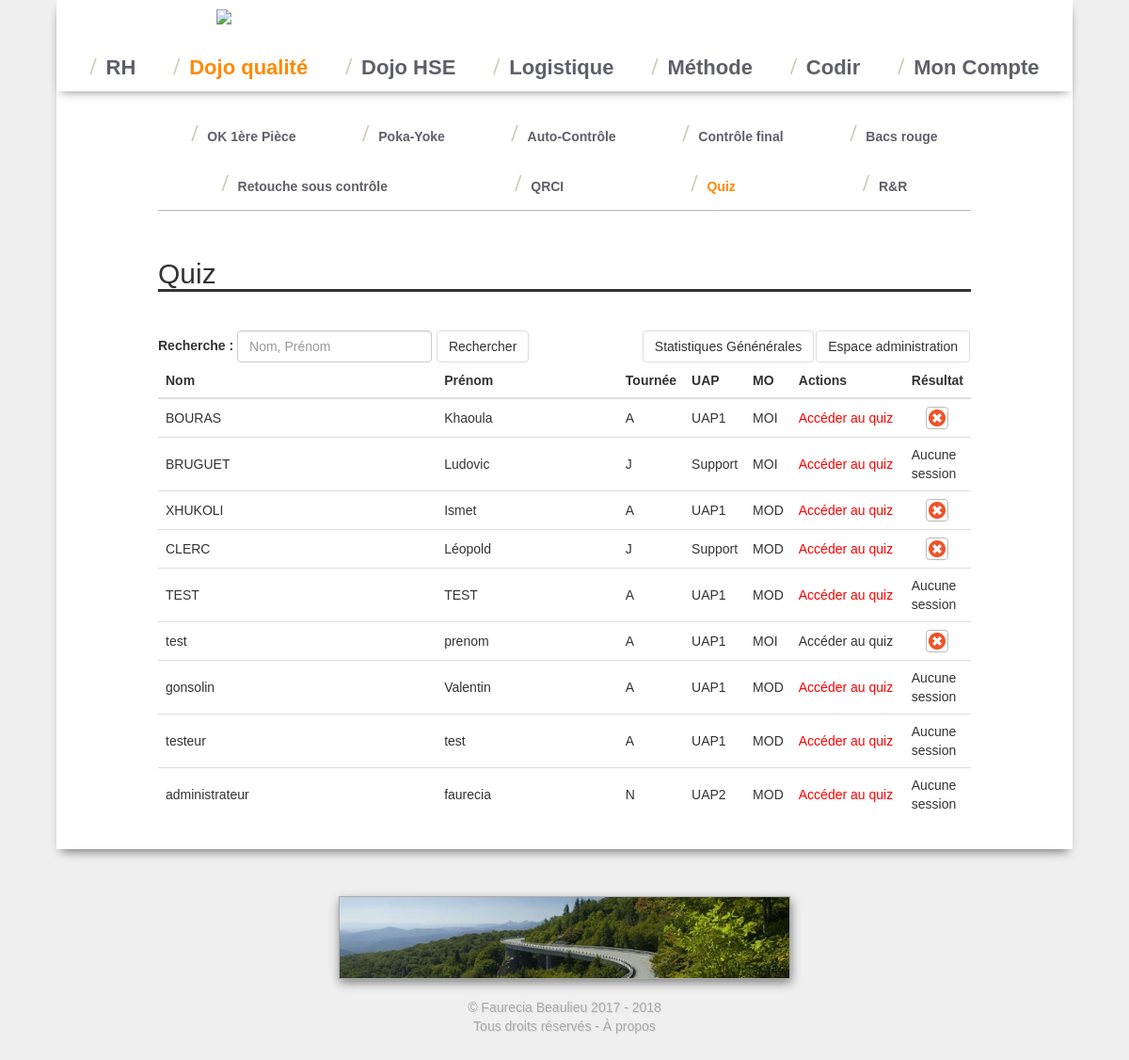
Page /dojo_qualite/quiz/index.php (signed in) on the committed database.
### tables this page shows
CREATE TABLE `profil` (
  `id` int(11) NOT NULL,
  `nom` varchar(255) NOT NULL,
  `prenom` varchar(255) NOT NULL,
  `uap` varchar(255) NOT NULL,
  `mo` varchar(255) NOT NULL,
  `tournee` varchar(255) NOT NULL,
  `supprime` tinyint(4) NOT NULL DEFAULT '0',
  `password` varchar(140) NOT NULL,
  `identifiant` varchar(140) NOT NULL,
  `admin` tinyint(1) NOT NULL DEFAULT '0',
  `qualite` tinyint(1) NOT NULL DEFAULT '0',
  `hse` tinyint(1) NOT NULL DEFAULT '0',
  `rr` tinyint(1) NOT NULL DEFAULT '0',
  `kamishibai` tinyint(1) NOT NULL DEFAULT '0',
  `logistique` tinyint(1) NOT NULL DEFAULT '0',
  `idees` tinyint(1) NOT NULL DEFAULT '0',
  `launchboard` tinyint(1) NOT NULL DEFAULT '0'
);

### dojo_qualite/quiz/index.php (the view, shortened to what this page needs)
<?php
include_once "../needed.php";
$recherche = "";
if(empty($_SESSION['login']))
{ ?>
  <h2>Quiz</h2>
  <h4>Vous devez être connecté pour accéder à cette partie.</h4>
  <a href="/moncompte/identification.php?redirection=dojo_qualite/quiz"><button class="btn btn-default">Se connecter</button></a>
  <a href="<?php echo $url; ?>" class="btn btn-default">Accueil</a>
<?php
}
else
{
?>
<h2>Quiz</h2>
<?php if($_SESSION['qualite']){ ?>
<form class="form-inline">
  <div class="form-group">
    <label for="recherche">Recherche :</label>
    <input type="text" class="form-control" name = "recherche" id="recherche" placeholder="Nom, Prénom" value="<?php echo $recherche;?>">
  </div>
  <button type="submit" class="btn btn-default">Rechercher</button>
  <a href="ajout.php" class="btn btn-default pull-right">Espace administration</a>
  <a href="statistiques.php" class="btn btn-default pull-right">Statistiques Génénérales</a>
</form>
<?php } ?>
<table class="table">
<thead class="thead">
<tr>
    <th>Nom</th>
    <th>Prénom</th>
    <th style="width: 70px;">Tournée</th>
    <th style="width: 30px;">UAP</th>
    <th style="width: 30px;">MO</th>
    <th style="width: 120px;">Actions</th>
    <th style="width: 70px;">Résultat</th>
</tr>
</thead>
<tbody>
<?php
if($_SESSION['qualite']){
  $Query = $bdd->prepare('SELECT * FROM profil LEFT JOIN
    (SELECT id as id_session, valide, personne, type FROM
      (SELECT MAX(fin) as last_fin FROM qualite_quiz_session WHERE fin IS NOT NULL GROUP BY personne ) as t_fin
      LEFT JOIN qualite_quiz_session ON qualite_quiz_session.fin = t_fin.last_fin) as result
      ON result.personne = profil.id
      WHERE (nom LIKE ? or prenom LIKE ?) and supprime = 0');
      $Query->execute(array('%'.$recherche.'%', '%'.$recherche.'%'));
}
while ($Data = $Query->fetch()) {
    ?>
    <tr>
        <td> <?php echo $Data['nom']; ?> </td>
        <td><?php echo $Data['prenom']; ?></td>
        <td><?php echo $Data['tournee']; ?></td>
        <td><?php echo $Data['uap']; ?></td>
        <td><?php echo $Data['mo']; ?></td>
        <?php if($Data['id'] == $_SESSION['id']){ ?>
        <td class="clickable" title="Cliquez pour accéder au quiz" onclick="window.location='explication.php?id=<?php echo $Data['id']; ?>'">Accéder au quiz</td>
      <?php }else{ ?>
          <td class="clickable" style="color:red;">Accéder au quiz</td>
        <?php }
        if($Data['id_session'] != NULL){
        if (($Data["mo"] == 'MOD' and $Data['type'] == 0 )or
            ($Data["mo"] != 'MOD' and $Data['type'] == 1 )){
            if ($Data['valide'] > 0){
                ?>
                <td class="clickable"><a href="resultats.php?id=<?php echo $Data['id_session']; ?>"><img src="ressources/checked.png" style="
            height: 24px;
            border-style: solid;
            border-color: #BBB;
            border-radius: 4px;
            border-width: 1px;
            padding: 2px;
            " class="center-block"></a></td>
                <?php
            }else{
                ?>
                <td class="clickable"><a href="resultats.php?id=<?php echo $Data['id_session']; ?>"><img src="ressources/cancel.png" style="
            height: 24px;
            border-style: solid;
            border-color: #BBB;
            border-radius: 4px;
            border-width: 1px;
            padding: 2px;
            " class="center-block"></a></td>
                <?php
            }
        }else{?>
            <td class="clickable"><a href="resultats.php?id=<?php echo $Data['id_session']; ?>"><img src="ressources/cancel.png" style="
                height: 24px;
                border-style: solid;
                border-color: #BBB;
                border-radius: 4px;
                border-width: 1px;
                padding: 2px;
                " class="center-block"></a></td>
            <?php
        }
      }else{
        echo "<td class="; echo "clickable>"; echo "Aucune session" ; echo" </td>";
      }
        ?>
    </tr>
    <?php
}
?>
</tbody>
</table>
<?php
}
?>

### css/base.css (style rules this page uses)
body { background-color: #efefef; font-family: 'clio', helvetica, sans-serif; }
td { vertical-align: middle !important; }
.btn-default { border-color:#ddd; margin: 1px; }
h2 { font-size: 30px; font-weight: 500; border-bottom-style: solid !important; border-bottom: 3px; margin-bottom: 40px; }

### rows in the picture
profil: nom "BOURAS", prenom "Khaoula", tournee "A", uap "UAP1", mo "MOI", shows "Accéder au quiz"
profil: nom "BRUGUET", prenom "Ludovic", tournee "J", uap "Support", mo "MOI", shows "Accéder au quiz", shows "Aucune session"
profil: nom "XHUKOLI", prenom "Ismet", tournee "A", uap "UAP1", mo "MOD", shows "Accéder au quiz"
profil: nom "CLERC", prenom "Léopold", tournee "J", uap "Support", mo "MOD", shows "Accéder au quiz"
profil: nom "TEST", prenom "TEST", tournee "A", uap "UAP1", mo "MOD", shows "Accéder au quiz", shows "Aucune session"
profil: nom "test", prenom "prenom", tournee "A", uap "UAP1", mo "MOI"
profil: nom "gonsolin", prenom "Valentin", tournee "A", uap "UAP1", mo "MOD", shows "Accéder au quiz", shows "Aucune session"
profil: nom "testeur", prenom "test", tournee "A", uap "UAP1", mo "MOD", shows "Accéder au quiz", shows "Aucune session"
profil: nom "administrateur", prenom "faurecia", tournee "N", uap "UAP2", mo "MOD", shows "Accéder au quiz", shows "Aucune session"
